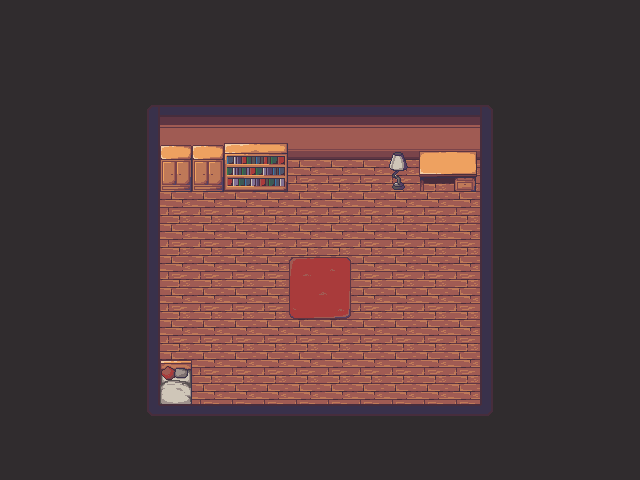

Rendered tile map (Tiled .tmx) drawn with the repository's tilesets; below, a short description and the full map source, tile grids included:
An orthogonal 20x15 tile map with 32x32 px tiles, 3 tile layers (base, underActor, overActor) and 8 objects.

<map version="1.2" tiledversion="1.3.3" orientation="orthogonal" renderorder="right-down" width="20" height="15" tilewidth="32" tileheight="32" infinite="0" nextlayerid="5" nextobjectid="16">
 <editorsettings>
  <export target="../src/assets/map/roomA.json" format="json" />
 </editorsettings>
 <tileset firstgid="1" source="maptiles.tsx" />
 <layer id="1" name="base" width="20" height="15">
  <data encoding="csv">
1,1,1,1,1,1,1,1,1,1,1,1,1,1,1,1,1,1,1,1,
1,1,1,1,1,1,1,1,1,1,1,1,1,1,1,1,1,1,1,1,
1,1,1,1,1,1,1,1,1,1,1,1,1,1,1,1,1,1,1,1,
1,1,1,1,11,24,24,24,24,24,24,24,24,24,24,12,1,1,1,1,
1,1,1,1,15,34,34,34,34,34,34,34,34,34,34,13,1,1,1,1,
1,1,1,1,15,2,2,2,2,2,2,2,2,2,2,13,1,1,1,1,
1,1,1,1,15,2,2,2,2,2,2,2,2,2,2,13,1,1,1,1,
1,1,1,1,15,2,2,2,2,2,2,2,2,2,2,13,1,1,1,1,
1,1,1,1,15,2,2,2,2,2,2,2,2,2,2,13,1,1,1,1,
1,1,1,1,15,2,2,2,2,2,2,2,2,2,2,13,1,1,1,1,
1,1,1,1,15,2,2,2,2,2,2,2,2,2,2,13,1,1,1,1,
1,1,1,1,15,2,2,2,2,2,2,2,2,2,2,13,1,1,1,1,
1,1,1,1,31,2,2,2,2,2,2,2,2,2,2,32,1,1,1,1,
1,1,1,1,1,1,1,1,1,1,1,1,1,1,1,1,1,1,1,1,
1,1,1,1,1,1,1,1,1,1,1,1,1,1,1,1,1,1,1,1
</data>
 </layer>
 <layer id="2" name="underActor" width="20" height="15">
  <data encoding="csv">
0,0,0,0,0,0,0,0,0,0,0,0,0,0,0,0,0,0,0,0,
0,0,0,0,0,0,0,0,0,0,0,0,0,0,0,0,0,0,0,0,
0,0,0,0,0,0,0,0,0,0,0,0,0,0,0,0,0,0,0,0,
0,0,0,0,0,0,0,0,0,0,0,0,0,0,0,0,0,0,0,0,
0,0,0,0,0,82,82,62,63,0,0,0,85,44,45,0,0,0,0,0,
0,0,0,0,0,92,92,72,73,0,0,0,95,54,55,0,0,0,0,0,
0,0,0,0,0,0,0,0,0,0,0,0,0,0,0,0,0,0,0,0,
0,0,0,0,0,0,0,0,0,0,0,0,0,0,0,0,0,0,0,0,
0,0,0,0,0,0,0,0,0,64,65,0,0,0,0,0,0,0,0,0,
0,0,0,0,0,0,0,0,0,74,75,0,0,0,0,0,0,0,0,0,
0,0,0,0,0,0,0,0,0,0,0,0,0,0,0,0,0,0,0,0,
0,0,0,0,0,81,0,0,0,0,0,0,0,0,0,0,0,0,0,0,
0,0,0,0,0,91,0,0,0,0,0,0,0,0,0,0,0,0,0,0,
0,0,0,0,0,0,0,0,0,0,0,0,0,0,0,0,0,0,0,0,
0,0,0,0,0,0,0,0,0,0,0,0,0,0,0,0,0,0,0,0
</data>
 </layer>
 <layer id="3" name="overActor" width="20" height="15">
  <data encoding="csv">
0,0,0,0,0,0,0,0,0,0,0,0,0,0,0,0,0,0,0,0,
0,0,0,0,0,0,0,0,0,0,0,0,0,0,0,0,0,0,0,0,
0,0,0,0,0,0,0,0,0,0,0,0,0,0,0,0,0,0,0,0,
0,0,0,0,0,0,0,0,0,0,0,0,0,0,0,0,0,0,0,0,
0,0,0,0,0,0,0,0,0,0,0,0,0,0,0,0,0,0,0,0,
0,0,0,0,0,0,0,0,0,0,0,0,0,0,0,0,0,0,0,0,
0,0,0,0,0,0,0,0,0,0,0,0,0,0,0,0,0,0,0,0,
0,0,0,0,0,0,0,0,0,0,0,0,0,0,0,0,0,0,0,0,
0,0,0,0,0,0,0,0,0,0,0,0,0,0,0,0,0,0,0,0,
0,0,0,0,0,0,0,0,0,0,0,0,0,0,0,0,0,0,0,0,
0,0,0,0,0,0,0,0,0,0,0,0,0,0,0,0,0,0,0,0,
0,0,0,0,0,0,0,0,0,0,0,0,0,0,0,0,0,0,0,0,
0,0,0,0,0,4,4,4,4,4,4,4,4,4,4,0,0,0,0,0,
0,0,0,0,0,0,0,0,0,0,0,0,0,0,0,0,0,0,0,0,
0,0,0,0,0,0,0,0,0,0,0,0,0,0,0,0,0,0,0,0
</data>
 </layer>
 <objectgroup id="4" name="actorPositions">
  <object id="7" x="320" y="128" width="32" height="32">
   <properties>
    <property name="actorId" type="int" value="0" />
    <property name="describe" value="hallWay1FB" />
    <property name="name" value="door" />
   </properties>
  </object>
  <object id="8" x="232" y="184" width="44" height="8">
   <properties>
    <property name="actorId" type="int" value="1" />
    <property name="describe" value="" />
    <property name="name" value="bookShelf" />
   </properties>
  </object>
  <object id="9" x="168" y="184" width="16" height="8">
   <properties>
    <property name="actorId" type="int" value="2" />
    <property name="describe" value="" />
    <property name="name" value="closetL" />
   </properties>
  </object>
  <object id="10" x="200" y="184" width="16" height="8">
   <properties>
    <property name="actorId" type="int" value="3" />
    <property name="describe" value="" />
    <property name="name" value="closetR" />
   </properties>
  </object>
  <object id="11" x="457" y="184" width="16" height="8">
   <properties>
    <property name="actorId" type="int" value="4" />
    <property name="describe" value="" />
    <property name="name" value="deskDrawer" />
   </properties>
  </object>
  <object id="12" x="160" y="368" width="32" height="48">
   <properties>
    <property name="actorId" type="int" value="5" />
    <property name="describe" value="" />
    <property name="name" value="bed" />
   </properties>
  </object>
  <object id="14" x="460" y="388" width="16" height="16">
   <properties>
    <property name="actorId" type="int" value="7" />
    <property name="describe" value="" />
    <property name="name" value="key" />
   </properties>
  </object>
  <object id="15" x="424" y="156" width="16" height="16">
   <properties>
    <property name="actorId" type="int" value="6" />
    <property name="describe" value="" />
    <property name="name" value="memo" />
   </properties>
  </object>
 </objectgroup>
</map>
